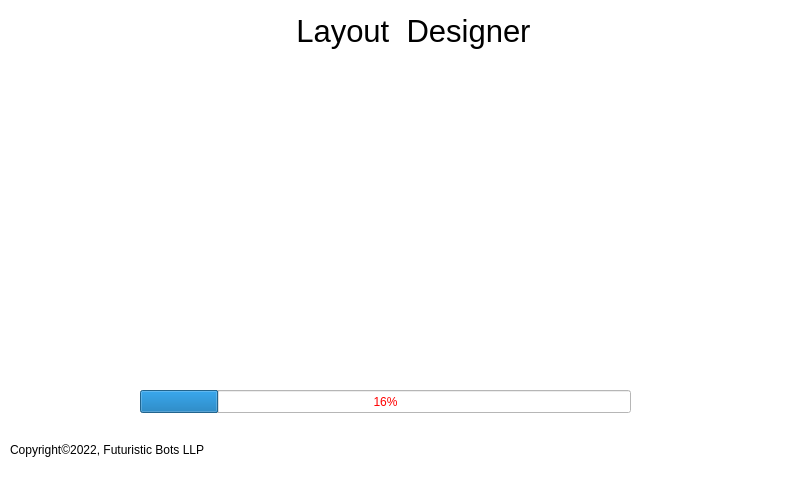
<?xml version="1.0" encoding="UTF-8"?>
<ui version="4.0">
 <class>Dialog</class>
 <widget class="QDialog" name="Dialog">
  <property name="geometry">
   <rect>
    <x>0</x>
    <y>0</y>
    <width>795</width>
    <height>485</height>
   </rect>
  </property>
  <property name="windowTitle">
   <string>Dialog</string>
  </property>
  <property name="styleSheet">
   <string notr="true">background-color: rgb(255, 255, 255);</string>
  </property>
  <widget class="QLabel" name="label">
   <property name="geometry">
    <rect>
     <x>10</x>
     <y>440</y>
     <width>251</width>
     <height>20</height>
    </rect>
   </property>
   <property name="text">
    <string>Copyright©2022, Futuristic Bots LLP</string>
   </property>
  </widget>
  <widget class="QLabel" name="label_2">
   <property name="geometry">
    <rect>
     <x>-10</x>
     <y>10</y>
     <width>821</width>
     <height>41</height>
    </rect>
   </property>
   <property name="font">
    <font>
     <family>Ubuntu</family>
     <pointsize>23</pointsize>
     <weight>50</weight>
     <italic>false</italic>
     <bold>false</bold>
    </font>
   </property>
   <property name="styleSheet">
    <string notr="true">font:  arial11pt &quot;Ubuntu&quot;;</string>
   </property>
   <property name="text">
    <string>   Layout  Designer</string>
   </property>
   <property name="alignment">
    <set>Qt::AlignCenter</set>
   </property>
  </widget>
  <widget class="QLabel" name="label_3">
   <property name="geometry">
    <rect>
     <x>60</x>
     <y>70</y>
     <width>571</width>
     <height>291</height>
    </rect>
   </property>
   <property name="text">
    <string/>
   </property>
   <property name="pixmap">
    <pixmap>400JpgdpiLogo-1.jpg</pixmap>
   </property>
   <property name="scaledContents">
    <bool>true</bool>
   </property>
  </widget>
  <widget class="QProgressBar" name="progressBar">
   <property name="geometry">
    <rect>
     <x>140</x>
     <y>390</y>
     <width>491</width>
     <height>23</height>
    </rect>
   </property>
   <property name="styleSheet">
    <string notr="true">border -radius: 25px; color: red;</string>
   </property>
   <property name="value">
    <number>16</number>
   </property>
  </widget>
  <widget class="QLabel" name="label_4">
   <property name="geometry">
    <rect>
     <x>100</x>
     <y>60</y>
     <width>601</width>
     <height>321</height>
    </rect>
   </property>
   <property name="text">
    <string/>
   </property>
   <property name="pixmap">
    <pixmap>../image/futuristics.jpg</pixmap>
   </property>
   <property name="scaledContents">
    <bool>true</bool>
   </property>
  </widget>
 </widget>
 <resources/>
 <connections/>
</ui>
